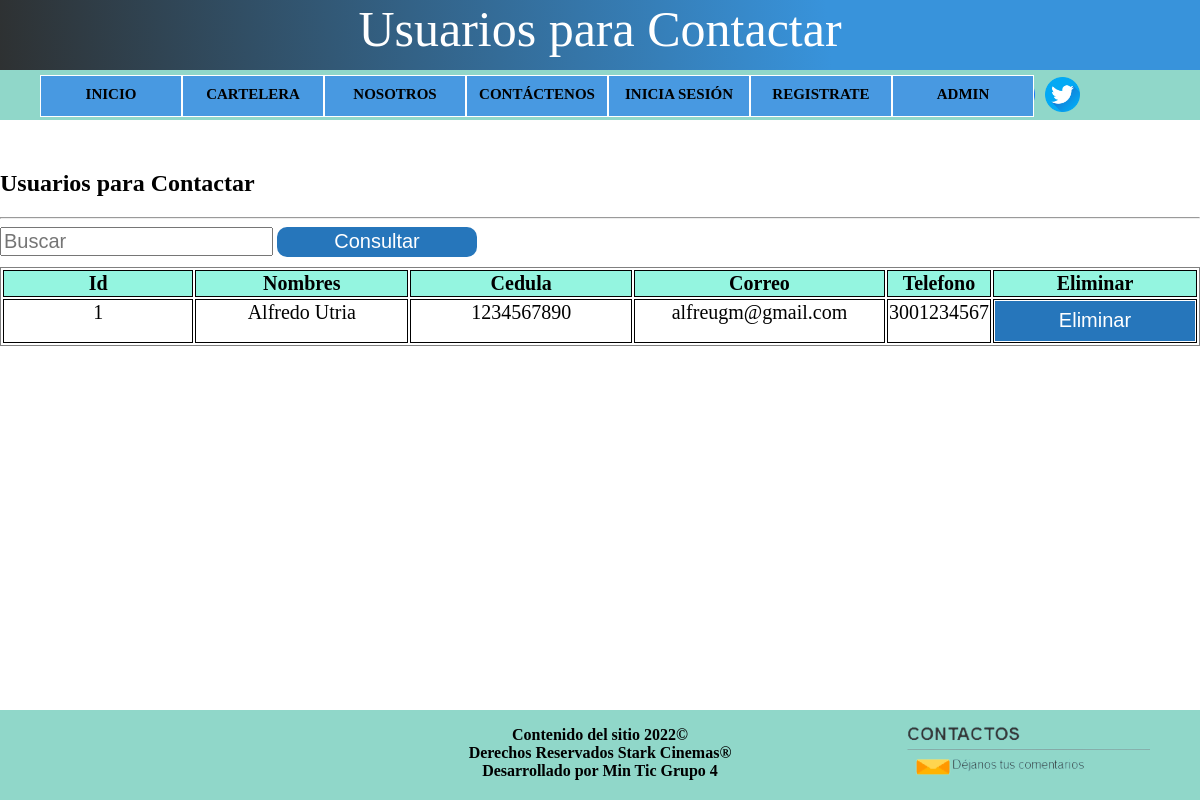
Page /crudContactos on the committed database.
### tables this page shows
CREATE TABLE contactos (id INTEGER PRIMARY KEY AUTOINCREMENT, nombres VARCHAR (30), cedula INT (30), correo VARCHAR (100), telefono INT (100), motivo VARCHAR (400));

### app/app.py (the view)
@app.route('/crudContactos', methods=('GET','POST'))
def crudContactos():
   if request.method == 'POST' and 'texto' in request.form:
      strsql = "SELECT* FROM contactos WHERE id LIKE '%" + request.form['texto'] + "%' OR usuario LIKE '%" + request.form['texto'] + "%'"
   else:
     strsql = "SELECT* FROM contactos"
   con = conexion()
   cursorObj = con.cursor()
   cursorObj.execute(strsql)
   usuarios= [dict(id=row[0],nombres=row[1],cedula=row[2],correo=row[3],telefono=row[4],motivo=row[5]) for row in cursorObj.fetchall()]
   con.close()
   if 'contacto_editar_eliminar' in request.form:
     return render_template('contactos_editar_eliminar.html',usuarios=usuarios)
   return render_template('crud_contactos.html', usuarios=usuarios)

### app/db.py (called while the page is built)
def conexion():
 try:
    con = sqlite3.connect('datosPeliculas.db')
    return con
 except Error:
   print(Error)

### app/templates/crud_contactos.html (shortened to what this page needs)
<!DOCTYPE html>
<html lang="en">
<head>
    <link rel="stylesheet" type="text/css" href="../static/estilos.css"></link>
</head>
<body>
    <header>
        <div class="titulo">Usuarios para Contactar </div>
        <nav id="barra_menu">
            <ul>
              <li><a href="/">INICIO</a></li>
              <li><a href="/consultar">CARTELERA</a></li>
              <li><a href="/nosotros">NOSOTROS</a></li>
              <li><a href="/contactos">CONTÁCTENOS</a></li>
              <li><a href="/sesion">INICIA SESIÓN</a></li>
              <li><a href="/registrar">REGISTRATE</a></li>
              <li><a href="/panel_admin">ADMIN</a></li>
            </ul>
         </nav>
         <div class="redes">
           <a href="https://twitter.com/" target="_blank"> <img id="twitter" src="../static/img/twitter.png"></a>
        </div>
    </header>
    <div class="contenidoBody">
        <h2>Usuarios para Contactar</h2>
        <hr>
        <form action="" method='post' novalidate>
            <input type="text" id="texto" name="texto" placeholder="Buscar">
           <input type="submit" id="consultar" name="consultar" value="Consultar">
            <table class="tabla">
                <thead>
                  <tr>
                    <th scope="col">Id</th>
                    <th scope="col">Nombres</th>
                    <th scope="col">Cedula</th>
                    <th scope="col">Correo</th>
                    <th scope="col">Telefono</th>
                    <th scope="col">Eliminar</th>
                  </tr>
                </thead>
                {%- for usuario in usuarios %}
                <tbody>
                  <tr>
                    <td>{{usuario.id}}</td>
                    <td>{{usuario.nombres}}</td>
                    <td>{{usuario.cedula}}</td>
                    <td>{{usuario.correo}}</td>
                    <td>{{usuario.telefono}}</td>
                    <td><button class="boton"><a href="{{url_for('contactos_editar_eliminar',id=usuario.id)}}" name="contacto_editar_eliminar">Eliminar</a></button></td>
                  </tr>
                </tbody>
                {%- endfor %}
              </table>
            </form>
    </div>
    <footer>
        <p class="contenido_piePagina">Contenido del sitio 2022© <br>
          Derechos Reservados Stark Cinemas® <br>
          Desarrollado por Min Tic Grupo 4<br>
          <a href="/contactos"> <img class="imagen_contactos" src="../static/img/contactos.png"></a>
        </p>
    </footer>
</body>
</html>

### app/static/estilos.css (style rules this page uses)
html { min-height: 100%; position: relative; }
body { margin: 0; }
a { cursor: pointer; }
.contenidoBody { margin: 0px auto; margin-top: 150px; margin-bottom: 40px; width: 1200px; height: 500px; display: table; justify-content: center; margin-bottom: 120px; }
header { margin-top: -150px; padding-left: 0px; font-size: 0; background: #90D7C9; position: fixed; width: 100%; height: 120px; z-index:1; }
.titulo { padding-left: 0px; background: rgb(46,49,50); background: linear-gradient(85deg, rgba(46,49,50,1) 0%, rgba(56,147,219,1) 69%); position: fixed; width: 100%; height: 70px; z-index:2; font-size: 50px; color: white; text-align: center; }
nav { margin-top: 70px; }
nav a { text-decoration:none; color:inherit; font-size:15px; font-weight: bold; }
nav li { margin-top: 5px; margin-bottom: 5px; display:inline-block; width:120px; height:20px; padding:10px 10px; background-color:#4899E1 ; border:1px solid white; text-align:center; color:black; position:relative; }
.redes { margin-top: -45px; margin-right: 120px; float: right; }
#twitter { width: 35px; margin-left: 10px; }
a { color: white; text-decoration: none; }
.tabla { border: 1px solid gray; margin-top: 10px; font-size: 20px; width: 100%; }
th { background-color: rgb(148, 245, 224); }
th, td { width: 25%; text-align: center; vertical-align: top; border: 1px solid #000; border-spacing: 0; }
#texto { font-size: 20px; }
#consultar { width: 200px; height: 30px; font-size: 20px; color: white; border: none; border-radius: 10px; background: #2676bb; padding: 0px; cursor: pointer; }
.boton { width: 200px; height: 40px; font-size: 20px; background: #2676bb; padding: 0px; border: none; }
footer { background-color: #90D7C9; position: absolute; bottom: 0; width: 100%; height: 90px; color: black; font-weight: bold; }
.imagen_contactos { width: 250px; float: right; margin-top: -60px; margin-right: 50px; }
.contenido_piePagina { text-align: center; }

### rows in the picture
contactos: id "1", nombres "Alfredo Utria", cedula "1234567890", correo "alfreugm@gmail.com", telefono "3001234567"
